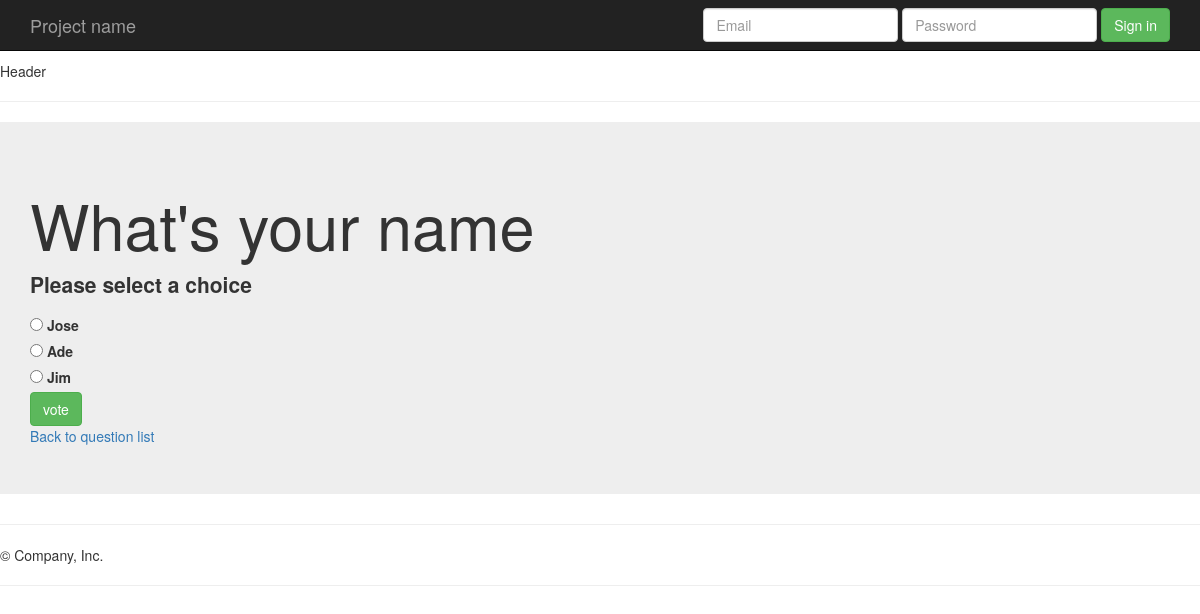
Page /polls/1/vote on the committed database.
### polls/models.py (models this page shows, shortened)
class Question(models.Model):
    question_text = models.CharField(max_length=200)
    pub_date = models.DateTimeField('date published')

class Choice(models.Model):
    choice_text = models.CharField(max_length=200)
    votes = models.IntegerField(default=0)
    question = models.ForeignKey(Question, on_delete=models.CASCADE)

### polls/views.py (the view)
# urls.py: url(r'^(?P<question_id>[0-9]+)/vote$', views.vote, name="vote"),
def vote(request, question_id):
    question = get_object_or_404(Question, pk=question_id)
    try:
        selected_choice = question.choice_set.get(pk=request.POST['choice'])
    except:
        context = {'question': question, 'error_message': 'Please select a choice'}
        return render(request, 'polls/detail.html', context)
    else:
        selected_choice.votes += 1
        selected_choice.save()
        return HttpResponseRedirect(reverse('polls:result', args=(question_id,)))

### polls/templates/polls/detail.html (shortened to what this page needs)
{% extends 'polls/base.html' %}
{% block main_content %}
    <h1>{{question.question_text}}</h1>
    {% if error_message %} <p><strong>{{error_message}}</strong></p> {% endif %}
    <form action = "{% url 'polls:vote' question.id %}" method="post">
        {% for choice in question.choice_set.all %}
            <input type="radio" name="choice" id="choice{{forloop.counter}}" value="{{choice.id}}"/>
            <label for="choice{{forloop.counter}}">{{choice.choice_text}}</label> <br>
        {% endfor %}
        <input type="submit" class = "btn btn-success" value="vote"/>
    </form>
    <a href="{% url 'polls:index' %}"> Back to question list</a>
{% endblock %}

### rows in the picture
Question: question_text "What's your name"
Choice: choice_text "Jose"
Choice: choice_text "Ade"
Choice: choice_text "Jim"

### other values in the picture
{{ error_message }} "Please select a choice"
